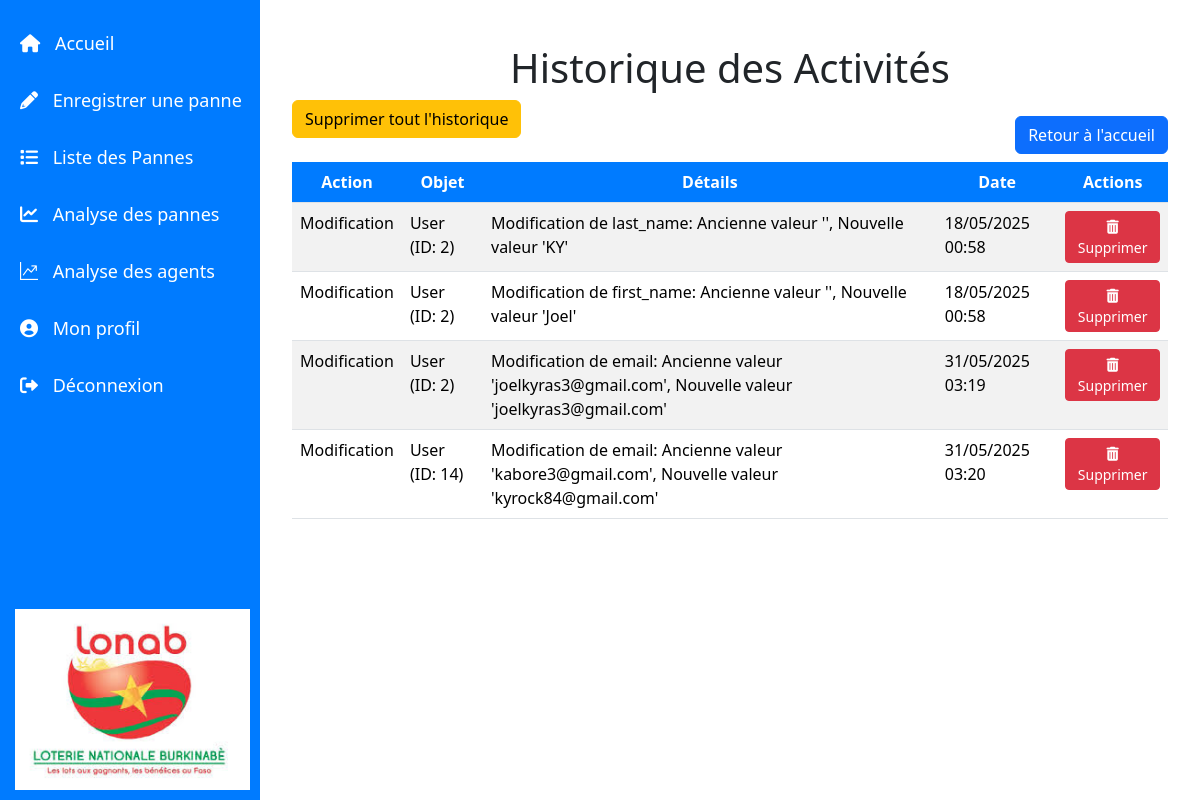
/monapplication/activity_log/ (signed in), run on the app's committed database.
### monapplication/models.py (models this page shows, shortened)
class ActivityLog(models.Model):
    ACTION_CHOICES = [
        ('CREATE', 'Création'),
        ('UPDATE', 'Modification'),
        ('DELETE', 'Suppression'),
    ]
    user = models.ForeignKey(User, on_delete=models.CASCADE)
    action = models.CharField(max_length=10, choices=ACTION_CHOICES)
    model_name = models.CharField(max_length=255)  # Par exemple, "Panne"
    object_id = models.PositiveIntegerField()  # ID de l'objet affecté
    details = models.TextField(blank=True, null=True)  # Détails supplémentaires (par exemple, champs modifiés)
    field_modified = models.CharField(max_length=255, null=True, blank=True)  # Champ pour stocker quel champ a été modifié
    timestamp = models.DateTimeField(auto_now_add=True)  # Date et heure de l'activité
    ip_address = models.GenericIPAddressField(null=True, blank=True)  # Pour stocker l'adresse IP de l'utilisateur

### monapplication/views.py (the view)
# urls.py: path('activity_log/', views.activity_log, name='activity_log'),
@login_required
@user_passes_test(is_admin)
def activity_log(request):
    logs = ActivityLog.objects.all()
    return render(request, 'activity_log.html', {'logs': logs})

### monapplication/views.py (called while the page is built)
def is_admin(user):
    return user.is_superuser

### monapplication/templates/activity_log.html (shortened to what this page needs)
<!DOCTYPE html>
<html lang="fr">
<head>
    {% load static %}
    <link href="https://cdn.jsdelivr.net/npm/bootstrap@5.3.3/dist/css/bootstrap.min.css" rel="stylesheet">
    <link rel="stylesheet" href="https://cdnjs.cloudflare.com/ajax/libs/font-awesome/6.0.0-beta3/css/all.min.css">
    <link rel="stylesheet" href="https://cdn.jsdelivr.net/npm/bootstrap-icons@1.5.0/font/bootstrap-icons.css">
</head>
<body>
    <div class="sidebar" id="sidebar">
        <div>
            <a href="{% url 'home' %}"><i class="fas fa-home"></i> Accueil</a>
            <a href="{% url 'signaler_panne' %}"><i class="fas fa-pencil-alt"></i> Enregistrer une panne</a>
            <a href="{% url 'liste_enregistrement' %}"><i class="fas fa-list"></i> Liste des Pannes</a>
            <a href="{% url 'analyse_pannes' %}"><i class="fas fa-chart-line"></i> Analyse des pannes</a>
            <a href="{% url 'agents' %}"><i class="bi bi-graph-up"></i> Analyse des agents</a>
            <a href="{% url 'mon_compte' %}"><i class="fas fa-user-circle"></i> Mon profil</a>
            <a href="{% url 'index' %}"><i class="fas fa-sign-out-alt"></i> Déconnexion</a>
        </div>
        <div class="logo-footer">
            <img src="{% static 'images/index.jpeg' %}" alt="Logo">
        </div>
    </div>
    <div class="content" id="content">
        <div class="container mt-4">
            <h1 class="text-center">Historique des Activités</h1>
            <form method="get" action="{% url 'supprimer_tout_historique' %}" style="display:inline;">
                <button type="submit" class="btn btn-warning" id="delete-all-btn">Supprimer tout l'historique</button>
            </form>
            <a href="{% url 'home' %}" class="btn btn-primary mt-3" style="float: right;">Retour à l'accueil</a>
            <table class="table table-striped mt-4">
                <thead>
                    <tr>
                        <th scope="col">Action</th>
                        <th scope="col">Objet</th>
                        <th scope="col">Détails</th>
                        <th scope="col">Date</th>
                        <th scope="col">Actions</th>
                    </tr>
                </thead>
                <tbody>
                    {% if logs %}
                        {% for log in logs %}
                            <tr>
                                <td>{{ log.get_action_display }}</td>
                                <td>{{ log.model_name }} (ID: {{ log.object_id }})</td>
                                <td>{{ log.details }}</td>
                                <td>{{ log.timestamp|date:"d/m/Y H:i" }}</td>
                                <td>
                                    <form method="get" action="{% url 'supprimer_historique' log.id %}" style="display:inline;">
                                        <button type="submit" class="btn btn-danger btn-sm delete-btn"><i class="fas fa-trash-alt"></i> Supprimer</button>
                                    </form>
                                </td>
                            </tr>
                        {% empty %}
                            <tr>
                                <td colspan="5" class="text-center">Aucune activité enregistrée</td>
                            </tr>
                        {% endfor %}
                    {% else %}
                        <tr>
                            <td colspan="5" class="text-center">Erreur : Aucun log disponible</td>
                        </tr>
                    {% endif %}
                </tbody>
            </table>
        </div>
    </div>
</body>
</html>

### monapplication/templates/activity_log.html (style rules this page uses)
.sidebar { height: 100%; width: 260px; position: fixed; top: 0; left: 0; background-color: #007bff; padding-top: 20px; padding-left: 5px; color: white; display: flex; flex-direction: column; justify-content: space-between; transition: transform 0.3s ease; }
.sidebar a { color: white; padding: 10px 15px; text-decoration: none; font-size: 18px; display: block; margin-bottom: 10px; transition: background-color 0.3s; }
.sidebar i { margin-right: 10px; }
.content { margin-left: 260px; padding: 20px; transition: margin-left 0.3s ease; }
.logo-footer { padding: 10px; text-align: center; }
.logo-footer img { max-width: 100%; height: auto; }
.table thead th { background-color: #007bff; color: #ffffff; text-align: center; font-weight: bold; }

### data on the page
ActivityLog: action "Modification", model_name "User", object_id "2", details "Modification de last_name: Ancienne valeur '', Nouvelle valeur 'KY'", timestamp "18/05/2025 00:58"
ActivityLog: action "Modification", model_name "User", object_id "2", details "Modification de first_name: Ancienne valeur '', Nouvelle valeur 'Joel'", timestamp "18/05/2025 00:58"
ActivityLog: action "Modification", model_name "User", object_id "2", details "Modification de email: Ancienne valeur 'joelkyras3@gmail.com', Nouvelle valeur 'joelkyras3@gmail.com'", timestamp "31/05/2025 03:19"
ActivityLog: action "Modification", model_name "User", object_id "14", details "Modification de email: Ancienne valeur 'kabore3@gmail.com', Nouvelle valeur 'kyrock84@gmail.com'", timestamp "31/05/2025 03:20"
